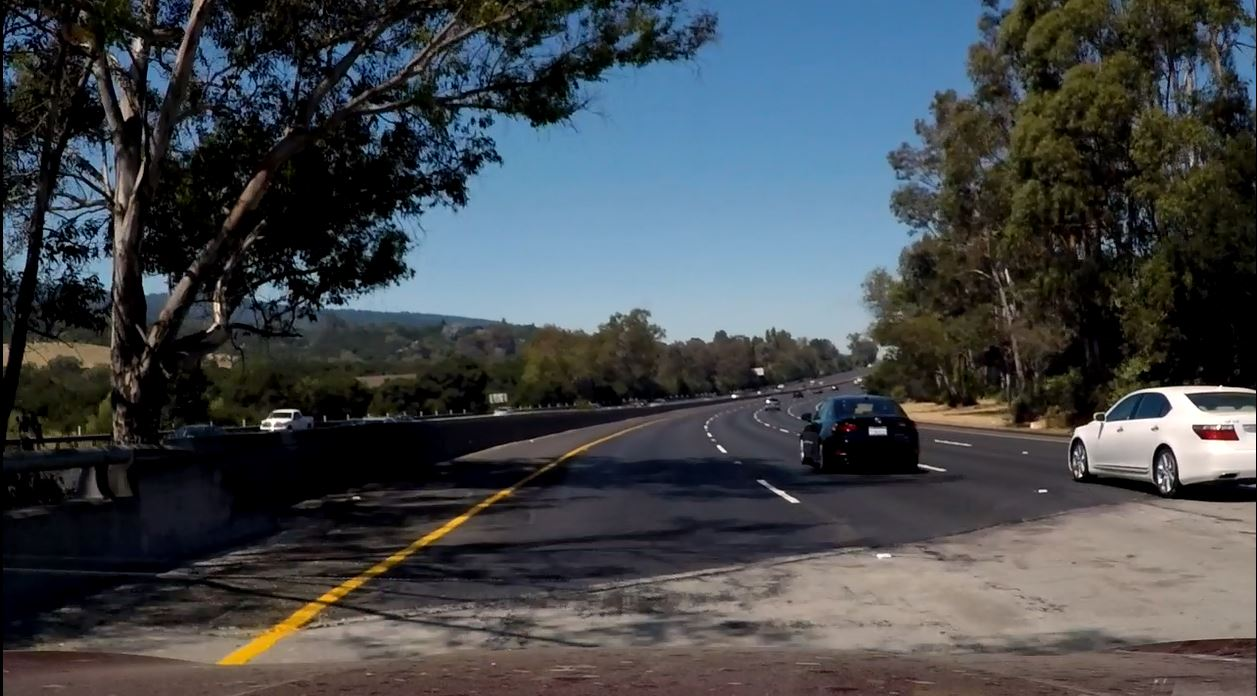
#> input picture test_images/lane_test1.JPG, 1257 x 696 px, found by its file name; its folder holds only this picture in this run
$ jupyter execute --allow-errors Untitled.ipynb   (shell and % lines are left out)
#> lines starting #> are read from the running program, lines starting #| are printed output that depends on the picture; after the words box and inside, x2 and y2 are one past the last pixel; in counts of white or black regions, pixels touching at a corner belong together
# Self-Driving Car Engineer Nanodegree

## Project: Finding Lane Lines on the Road

In this project, I'm going to find lane lines on the road. The lane lines could be white or yellow in color. In the following code cells, I have placed code step by step manner along with the respective explaination. So, let's start with importing all the required packages.

## Imports

[cell 1]
#importing some useful packages
import matplotlib.pyplot as plt
import matplotlib.image as mpimg
import numpy as np
import cv2

import math
import os

## Helper Functions

Following are the provided helper functions along with some custom functions which I created for use in the pipeline.

[cell 2]
# [7 lines left out: function grayscale, not called in this run]
    # Or use BGR2GRAY if you read an image with cv2.imread()
    # return cv2.cvtColor(img, cv2.COLOR_BGR2GRAY)

def canny(img, low_threshold, high_threshold):
    """Applies the Canny transform"""
    return cv2.Canny(img, low_threshold, high_threshold)

def auto_threshold_canny(original_image, src_image):
    # compute the median of the single channel pixel intensities
    v = np.median(original_image)
    sigma=0.33
    # apply automatic Canny edge detection using the computed median
    low_threshold = int(max(0, (1.0 - sigma) * v))
    high_threshold = int(min(255, (1.0 + sigma) * v))
    return canny(src_image, low_threshold, high_threshold)

def gaussian_blur(img, kernel_size):
    """Applies a Gaussian Noise kernel"""
    return cv2.GaussianBlur(img, (kernel_size, kernel_size), 0)

# [23 lines left out: function region_of_interest, not called in this run]


def draw_lines(img, lines, color=[255, 0, 0], thickness=2):
    """
    NOTE: this is the function you might want to use as a starting point once you want to
    average/extrapolate the line segments you detect to map out the full
    extent of the lane (going from the result shown in raw-lines-example.mp4
    to that shown in P1_example.mp4).

    Think about things like separating line segments by their
    slope ((y2-y1)/(x2-x1)) to decide which segments are part of the left
    line vs. the right line.  Then, you can average the position of each of
    the lines and extrapolate to the top and bottom of the lane.

    This function draws `lines` with `color` and `thickness`.
    Lines are drawn on the image inplace (mutates the image).
    If you want to make the lines semi-transparent, think about combining
    this function with the weighted_img() function below
    """
    for line in lines:
        for x1,y1,x2,y2 in line:
            cv2.line(img, (x1, y1), (x2, y2), color, thickness)

# [10 lines left out: function hough_lines, not called in this run]

# Python 3 has support for cool math symbols.

def weighted_img(img, initial_img, α=0.8, β=1, γ=0):
    """
    `img` is the output of the hough_lines(), An image with lines drawn on it.
    Should be a blank image (all black) with lines drawn on it.

    `initial_img` should be the image before any processing.

    The result image is computed as follows:

    initial_img * α + img * β + γ
    NOTE: initial_img and img must be the same shape!
    """
    return cv2.addWeighted(initial_img, α, img, β, γ)

Following code lists all the test images which can be used to detect lane lines in them.

[cell 3]
files = os.listdir("test_images/")
files.sort()
for file in files:
    print(file)

# Read the image

[cell 4]
#reading in an image
image = mpimg.imread('test_images/lane_test1.jpg')
#> image is the input picture: shape (696, 1257, 3); mean R, G, B 66.8, 71.3, 75.3
#printing out some stats and plotting
print('This image is:', type(image), 'with dimensions:', image.shape)
#| This image is: <class 'numpy.ndarray'> with dimensions: (696, 1257, 3)
plt.imshow(image)

## Decide color thresholds

Following cell contains code to maks out the regions which do not meet the color specifications. Areas of the image which do not contain sufficient intensities of read, green and blue color have to be made black. The color intensity of a particular color is decided by taking appropriate fractions multiplied by the median of that color component in full image, so as to compensate for the overall lighting condition.

[cell 5]
#### highlight lanes in selected region ####
regular_median_color = 80    # median color for a image with excellent visibility conditions
d_factor = 15                # factor to decide the effect of overall median color on the thresholds
red_threshold = 220 - (regular_median_color - np.median(image[:,:, 0]))/d_factor
#> red_threshold = 218.7
green_threshold = 220 - (regular_median_color - np.median(image[:,:, 1]))/d_factor
#> green_threshold = 218.6
blue_threshold = 220 - (regular_median_color - np.median(image[:,:, 2]))/d_factor
#> blue_threshold = 218.5

color_thresholds = (image[:,:, 0] > red_threshold)\
                | (image[:,:, 1] > green_threshold)\
                | (image[:,:, 2] > blue_threshold)
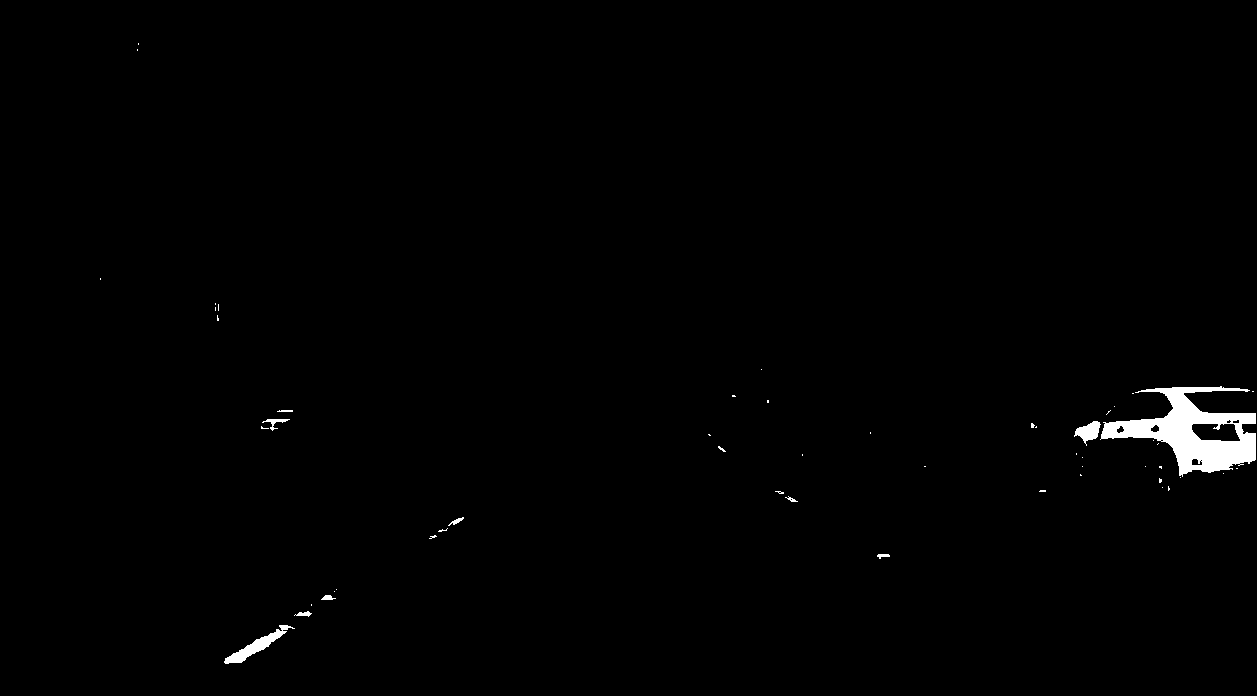
#> color_thresholds: shape (696, 1257) bool; 0.87% white; 53 white regions (43 under 20 px), largest, box (x1, y1, x2, y2) and area: (1100, 386, 1256, 477) 5981, (224, 625, 295, 664) 673, (1074, 421, 1101, 446) 343

## Decide region thresholds

Created a triangular region having height equal to half of the original image. Created a mask to remove the unwanted region.

[cell 6]
#### create a mask for selected region ####
# Pull out the x and y sizes
ysize = image.shape[0]
#> ysize = 696
xsize = image.shape[1]
#> xsize = 1257

# Define a triangle region of interest
left_bottom = [50, ysize-20]
#> left_bottom = [50, 676]
right_bottom = [xsize-50, ysize-20]
#> right_bottom = [1207, 676]
apex = [xsize//2, ysize//2]
#> apex = [628, 348]

# Perform a linear fit (y=Ax+B) to each of the three sides of the triangle
# np.polyfit returns the coefficients [A, B] of the fit
fit_left = np.polyfit((left_bottom[0], apex[0]), (left_bottom[1], apex[1]), 1)
#> fit_left = [-0.567, 704.4]
fit_right = np.polyfit((right_bottom[0], apex[0]), (right_bottom[1], apex[1]), 1)
#> fit_right = [0.566, -7.76]
fit_bottom = np.polyfit((left_bottom[0], right_bottom[0]), (left_bottom[1], right_bottom[1]), 1)
#> fit_bottom = [3.93e-17, 676]

# Find the region inside the lines
XX, YY = np.meshgrid(np.arange(0, xsize), np.arange(0, ysize))
region_thresholds = (YY > (XX*fit_left[0] + fit_left[1])) & \
                    (YY > (XX*fit_right[0] + fit_right[1])) & \
                    (YY < (XX*fit_bottom[0] + fit_bottom[1]))

## Mask out unwanted colors in selected region

[cell 7]
lane_select = np.copy(image)
lane_select[~color_thresholds | ~region_thresholds] = [0, 0, 0]

## Detect edges in this image

Now, edges in above image would be detected by using Canny edge detection algorithm. The image is blurred using gaussain blur algorithm before edged detection. Low and high thresholds for canny algorithm are calculated by taking median of single channel pixel intensities and using the computed median for low and high thresholds.

[cell 8]
#### soften this image ####
kernel_size = 9
blur_image = gaussian_blur(lane_select, kernel_size)
plt.imshow(blur_image)
plt.show()

edges = auto_threshold_canny(image, blur_image)
#> in auto_threshold_canny, `v = np.median(original_image)`: v = 59
#> in auto_threshold_canny, `low_threshold = int(max(0, (1.0 - sigma) * v))`: low_threshold = 39
#> in auto_threshold_canny, `high_threshold = int(min(255, (1.0 + sigma) * v))`: high_threshold = 78
#> in canny, `return cv2.Canny(img, low_threshold, high_threshold)`:
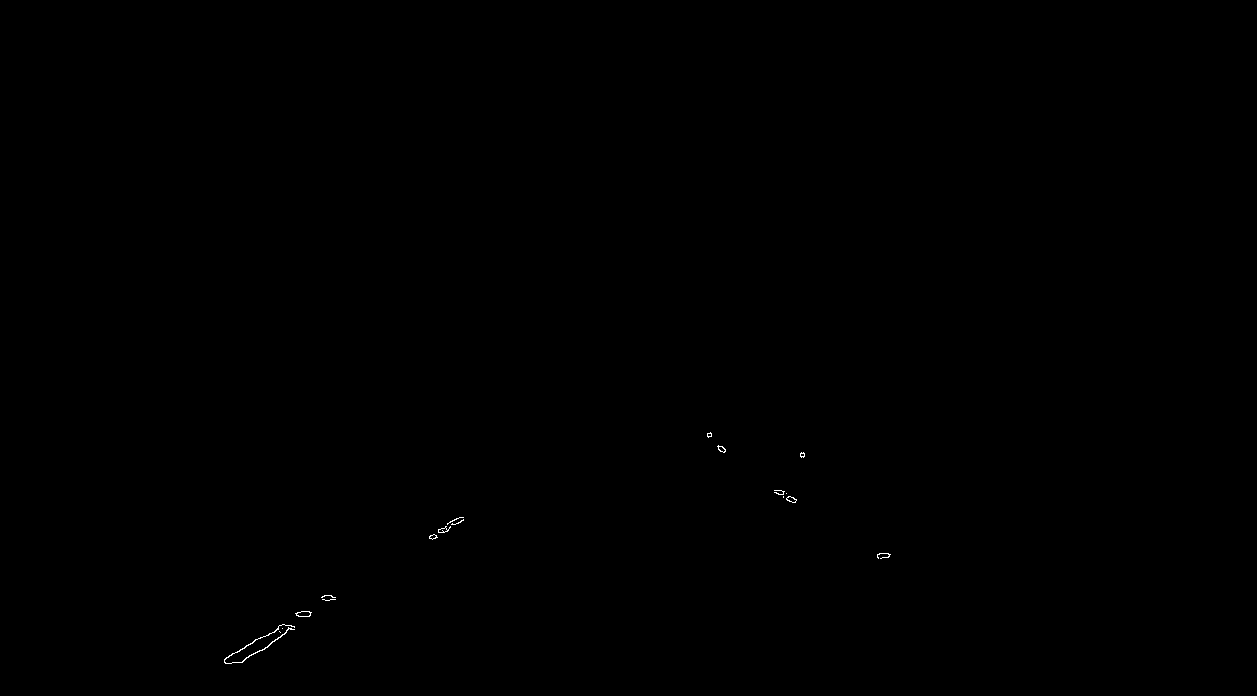
#> returned value: shape (696, 1257); 0.06% white in thin lines or dots, all inside (x1, y1, x2, y2) = (224, 432, 891, 664)
plt.imshow(edges, cmap="gray")
plt.show()

## Apply Hough Transform and annotate lane lines

To identified lane lines, Hough transform is applied on canny edge detected image. The lines obtained are seperated based on positive and negative slope to identify right and left lanes respectively. Then actual slope and intercept are identified by taking their weighted average by line length. Lane lines are then draw from bottom of the image till height of 200px from bottom.

[cell 9]
#### apply hough transform on edge image to get highlighted lane lines for selected region ####
rho = 1  # distance resolution in pixels of the hough grid
theta = np.pi/180  # angular resolution in hough grid
threshold = 10     # minimum number of votes (intersections in hough grid)
min_line_len = 10  # minimum number of pixels making up a line
max_line_gap = 300    # maximum gap in pixels between connectable line segments
line_image = np.copy(image)
line_only_image = np.copy(image)*0   # creating a blank to draw lines on
#> line_only_image: shape (696, 1257, 3); every value is 0
# Output "lines" containing endpoints of detected line segments
lines = cv2.HoughLinesP(edges, rho, theta, threshold, np.array([]), min_line_len, max_line_gap)
#> lines = 18 rows, first 6: [226, 657, 463, 520], [224, 659, 448, 530], [242, 662, 456, 518], [224, 660, 437, 537], [259, 651, 457, 518], [240, 662, 450, 521]

#### mask out all the colors from the hough transformed image except lane lines ####
draw_lines(line_image, lines)
#> the loop in draw_lines, `for line in lines:` made 18 passes
#> line on passes 1 to 12: [[226, 657, 463, 520]], [[224, 659, 448, 530]], [[242, 662, 456, 518]], [[224, 660, 437, 537]], [[259, 651, 457, 518]], [[240, 662, 450, 521]], [[718, 449, 878, 557]], [[230, 663, 453, 524]], [[228, 663, 462, 517]], [[707, 435, 789, 501]], [[718, 448, 877, 555]], [[774, 492, 890, 554]]
# find positive and negative slope lines and get average positive and negative slopes respectively
pm = []    # list of positive slopes
pc = []    # list of intercepts of lines with positive slopes
pl = []    # list of lengths of lines with positive slopes
nm = []    # list of negative slopes
nc = []    # list of intercepts of lines with negative slopes
nl = []    # list of lengths of lines with negative slopes

# get line details in lists
for line in lines:
    for x1, y1, x2, y2 in line:
        m = (y2-y1)/(x2-x1)
        c = y1 - m*x1
        l = math.sqrt(((y2-y1)**2) + ((x2-x1)**2))
        if m < 0:
            nm.append(m)
            nc.append(c)
            nl.append(l)
        elif m > 0:
            pm.append(m)
            pc.append(c)
            pl.append(l)
#> this loop made 18 passes
#> after the loop, nc = [787.6, 788, 824.8, 789.4, 825, 823.1, 806.4, 805.3, 641.7, 821.5, 854.2, 814.8, 775.1, 778.2]; nl = [273.7, 258.5, 257.9, 246, 238.5, 252.9, 262.8, 275.8, 10.05, 86.84, 102.4, 266.8, 161.1, 172.8]; nm = [-0.578, -0.576, -0.673, -0.577, -0.672, -0.671, -0.623, -0.624, -0.1, -0.704, -0.8, -0.647, -0.553, -0.556]; pc = [-35.65, -134, -35.18, 78.31]; pl = [193, 105.3, 191.7, 131.5]; pm = [0.675, 0.805, 0.673, 0.534]

# get the average of slopes and intercepts weighted by lengths
a_pm = np.average(pm, weights=pl)
#> a_pm = 0.667
a_nm = np.average(nm, weights=nl)
#> a_nm = -0.625

a_pc = np.average(pc, weights=pl)
#> a_pc = -28.05
a_nc = np.average(nc, weights=nl)
#> a_nc = 805

# create two extrapolated lines
lines = []
for dt in [a_pm, a_pc],[a_nm, a_nc]:
    m = dt[0]
    c = dt[1]
    y1 = ysize
    x1 = int((y1 - c)/m)
    y2 = y1-(ysize//3)-30
    x2 = int((y2 - c)/m)
    line = [[x1, y1, x2, y2]]
    lines.append(line)
#> this loop made 2 passes
#> (m, c, y1, x1, y2, x2, line) on passes 1 to 2: (0.667, -28.05, 696, 1086, 434, 693, [[1086, 696, 693, 434]]), (-0.625, 805, 696, 174, 434, 593, [[174, 696, 593, 434]])
#> after the loop, lines = [[[1086, 696, 693, 434]], [[174, 696, 593, 434]]]

draw_lines(line_only_image, lines, thickness=15)
#> call 2 of draw_lines, with thickness = 15
#> the loop in draw_lines (call 2), `for line in lines:` made 2 passes
#> after the loop in draw_lines (call 2), `for line in lines:`:
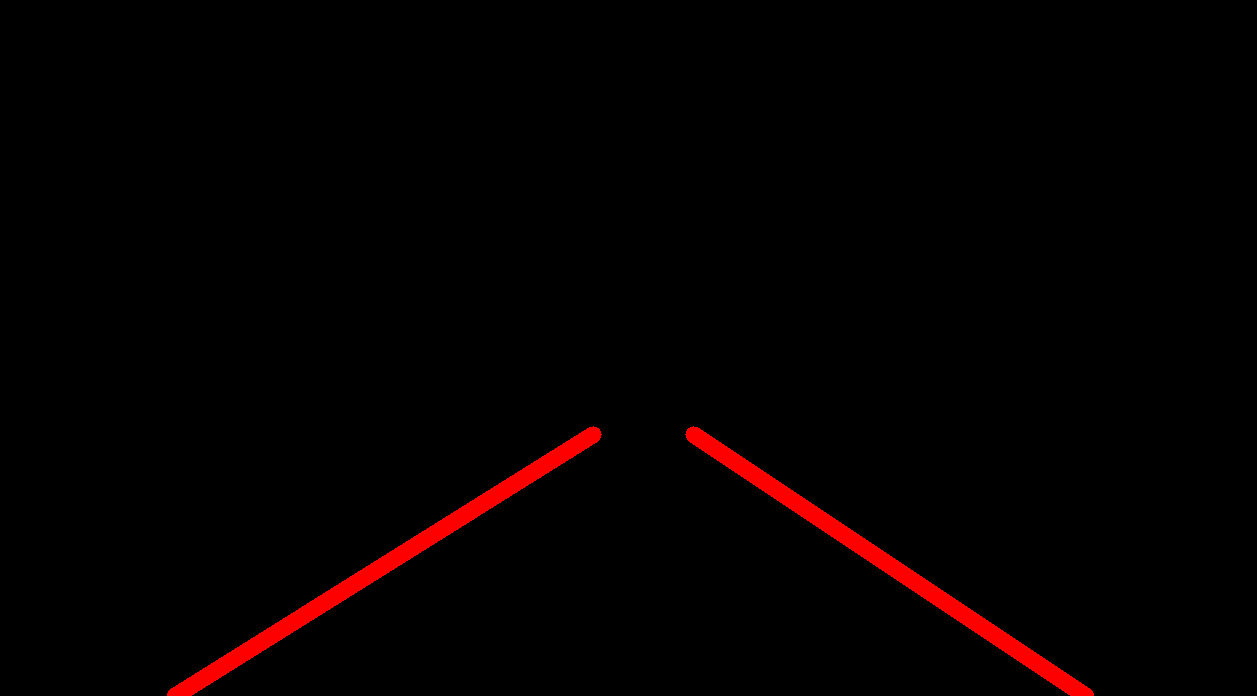
#> img: shape (696, 1257, 3); mean R, G, B 4.8, 0, 0

# Overlay lines on original image

[cell 10]
#kernel_size = 1
#line_image = gaussian_blur(line_image, kernel_size)
print("Image with all the detected lines.")
plt.imshow(line_image)
plt.show()

#### mask this image on original image within selected region ####
result = weighted_img(image, line_only_image)
#> in weighted_img, `return cv2.addWeighted(initial_img, α, img, β, γ)`:
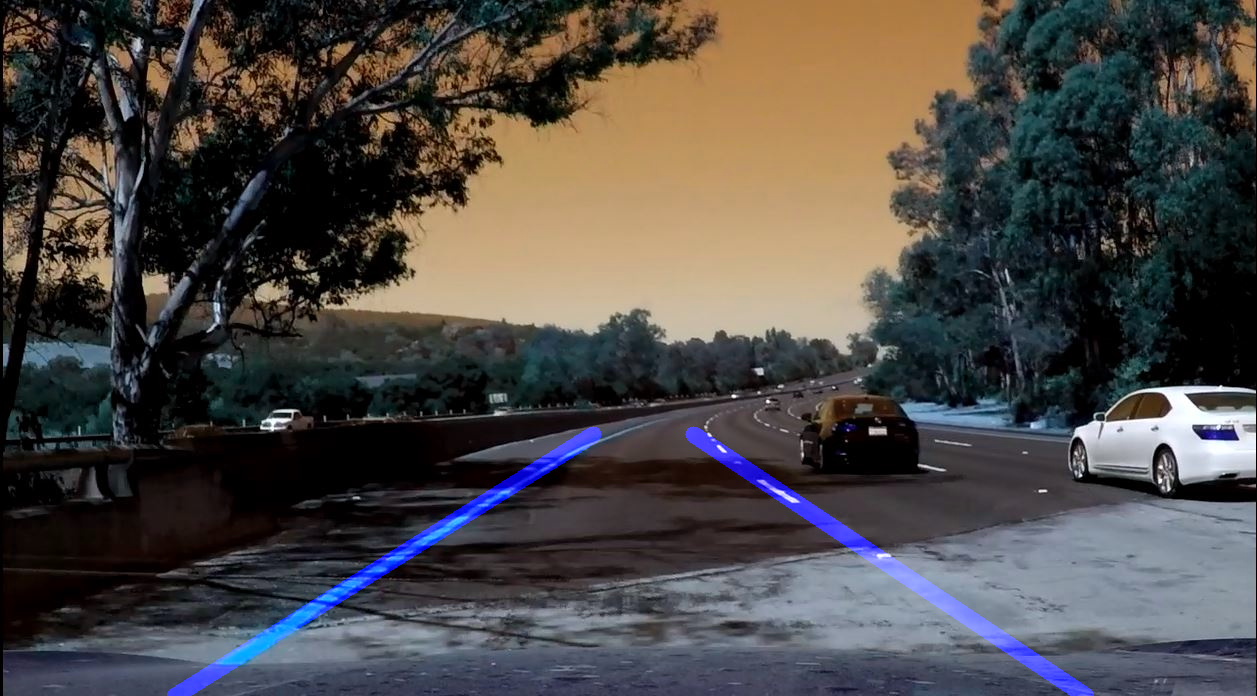
#> returned value: shape (696, 1257, 3); mean of channels 0, 1, 2 69.4, 71.3, 75.3; drawn as B, G, R
